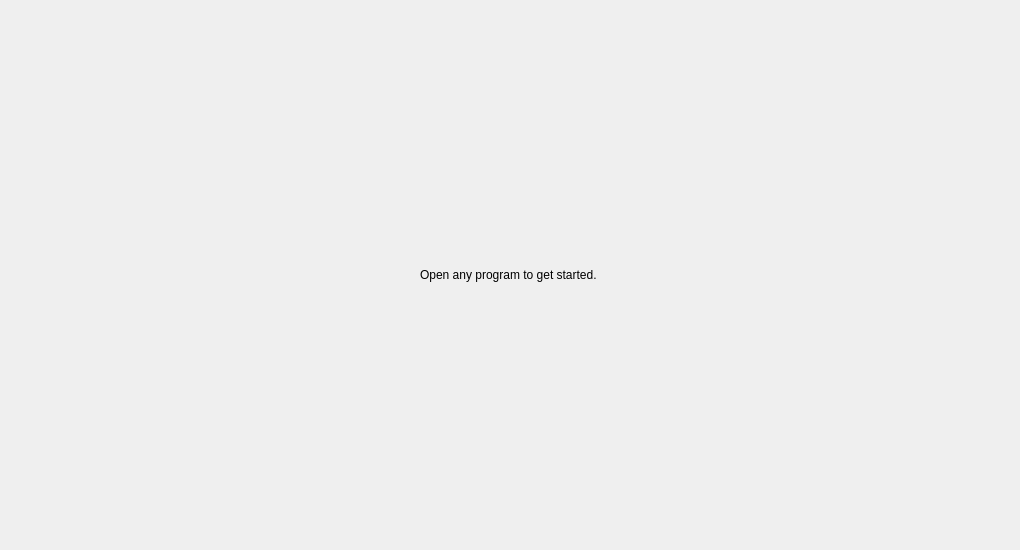
<?xml version="1.0" encoding="UTF-8"?>
<ui version="4.0">
 <class>Form</class>
 <widget class="QWidget" name="Form">
  <property name="geometry">
   <rect>
    <x>0</x>
    <y>0</y>
    <width>1020</width>
    <height>550</height>
   </rect>
  </property>
  <property name="sizePolicy">
   <sizepolicy hsizetype="Preferred" vsizetype="Preferred">
    <horstretch>1</horstretch>
    <verstretch>1</verstretch>
   </sizepolicy>
  </property>
  <property name="minimumSize">
   <size>
    <width>0</width>
    <height>0</height>
   </size>
  </property>
  <property name="cursor">
   <cursorShape>ArrowCursor</cursorShape>
  </property>
  <property name="focusPolicy">
   <enum>Qt::StrongFocus</enum>
  </property>
  <property name="contextMenuPolicy">
   <enum>Qt::ActionsContextMenu</enum>
  </property>
  <property name="acceptDrops">
   <bool>true</bool>
  </property>
  <property name="windowTitle">
   <string>Form</string>
  </property>
  <property name="autoFillBackground">
   <bool>true</bool>
  </property>
  <layout class="QGridLayout" name="maingrid">
   <property name="sizeConstraint">
    <enum>QLayout::SetNoConstraint</enum>
   </property>
   <property name="leftMargin">
    <number>0</number>
   </property>
   <property name="topMargin">
    <number>0</number>
   </property>
   <property name="rightMargin">
    <number>0</number>
   </property>
   <property name="bottomMargin">
    <number>0</number>
   </property>
   <property name="spacing">
    <number>0</number>
   </property>
   <item row="0" column="0">
    <widget class="QLabel" name="label">
     <property name="text">
      <string>Open any program to get started. </string>
     </property>
     <property name="alignment">
      <set>Qt::AlignCenter</set>
     </property>
    </widget>
   </item>
  </layout>
 </widget>
 <resources/>
 <connections/>
</ui>
